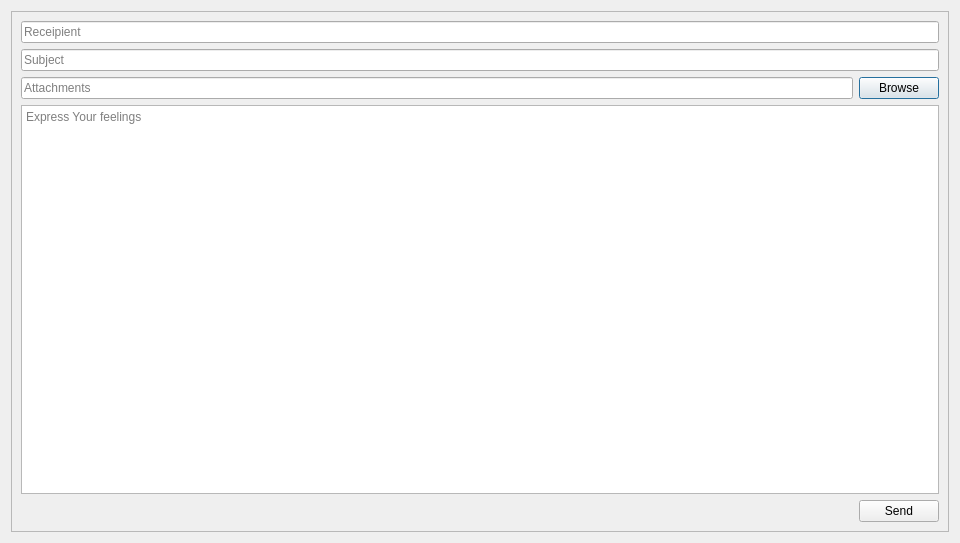
<?xml version="1.0" encoding="UTF-8"?>
<ui version="4.0">
 <class>Dialog</class>
 <widget class="QDialog" name="Dialog">
  <property name="geometry">
   <rect>
    <x>0</x>
    <y>0</y>
    <width>960</width>
    <height>543</height>
   </rect>
  </property>
  <property name="windowTitle">
   <string>Dialog</string>
  </property>
  <layout class="QVBoxLayout" name="verticalLayout">
   <item>
    <widget class="QFrame" name="frame">
     <property name="frameShape">
      <enum>QFrame::StyledPanel</enum>
     </property>
     <property name="frameShadow">
      <enum>QFrame::Raised</enum>
     </property>
     <layout class="QVBoxLayout" name="verticalLayout_2">
      <item>
       <widget class="QLineEdit" name="rcpt">
        <property name="placeholderText">
         <string>Receipient</string>
        </property>
       </widget>
      </item>
      <item>
       <widget class="QLineEdit" name="subject">
        <property name="placeholderText">
         <string>Subject</string>
        </property>
       </widget>
      </item>
      <item>
       <layout class="QHBoxLayout" name="horizontalLayout">
        <item>
         <widget class="QLineEdit" name="file">
          <property name="placeholderText">
           <string>Attachments</string>
          </property>
         </widget>
        </item>
        <item>
         <widget class="QPushButton" name="browsemailbtn">
          <property name="text">
           <string>Browse</string>
          </property>
         </widget>
        </item>
       </layout>
      </item>
      <item>
       <widget class="QTextEdit" name="msg">
        <property name="placeholderText">
         <string>Express Your feelings</string>
        </property>
       </widget>
      </item>
      <item>
       <layout class="QHBoxLayout" name="horizontalLayout_2">
        <item>
         <spacer name="horizontalSpacer">
          <property name="orientation">
           <enum>Qt::Horizontal</enum>
          </property>
          <property name="sizeHint" stdset="0">
           <size>
            <width>40</width>
            <height>20</height>
           </size>
          </property>
         </spacer>
        </item>
        <item>
         <widget class="QPushButton" name="sendmailbtn">
          <property name="text">
           <string>Send</string>
          </property>
         </widget>
        </item>
       </layout>
      </item>
     </layout>
    </widget>
   </item>
  </layout>
 </widget>
 <resources/>
 <connections/>
</ui>
